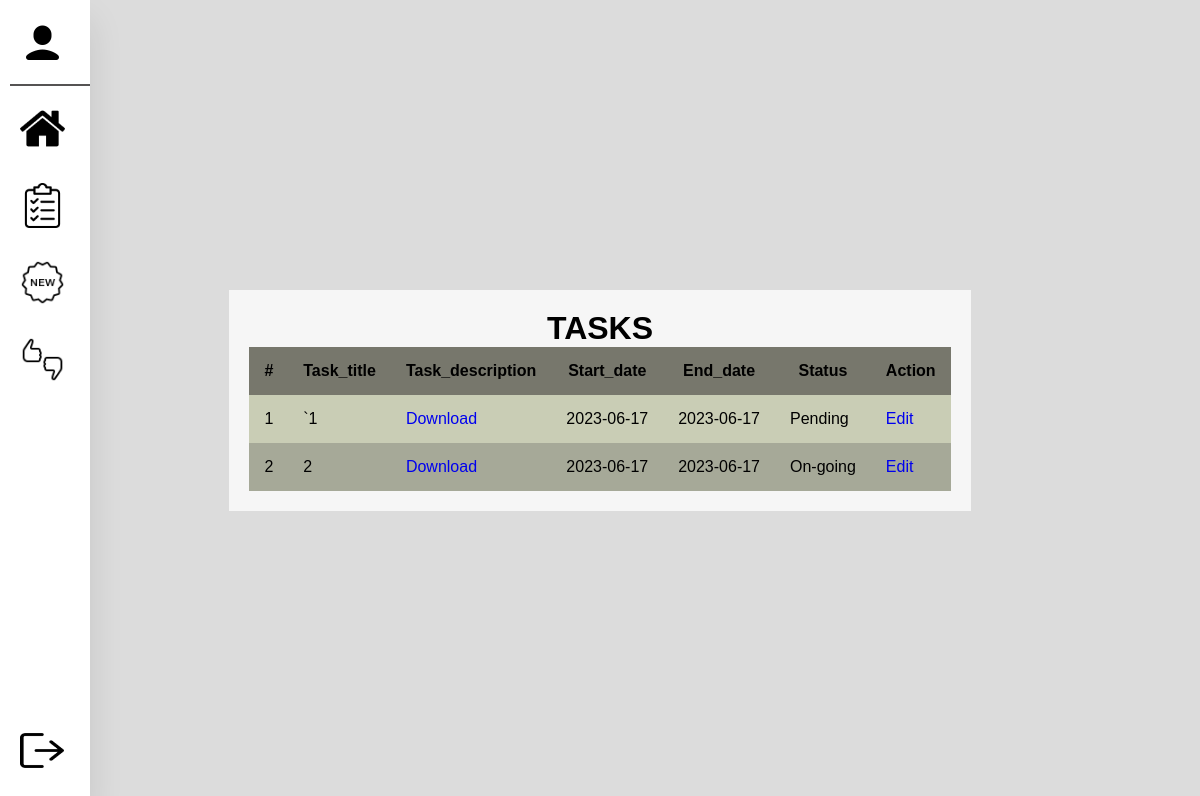
/Employeesite/task_employee.php (signed in), run on an earlier commit of the app's database.
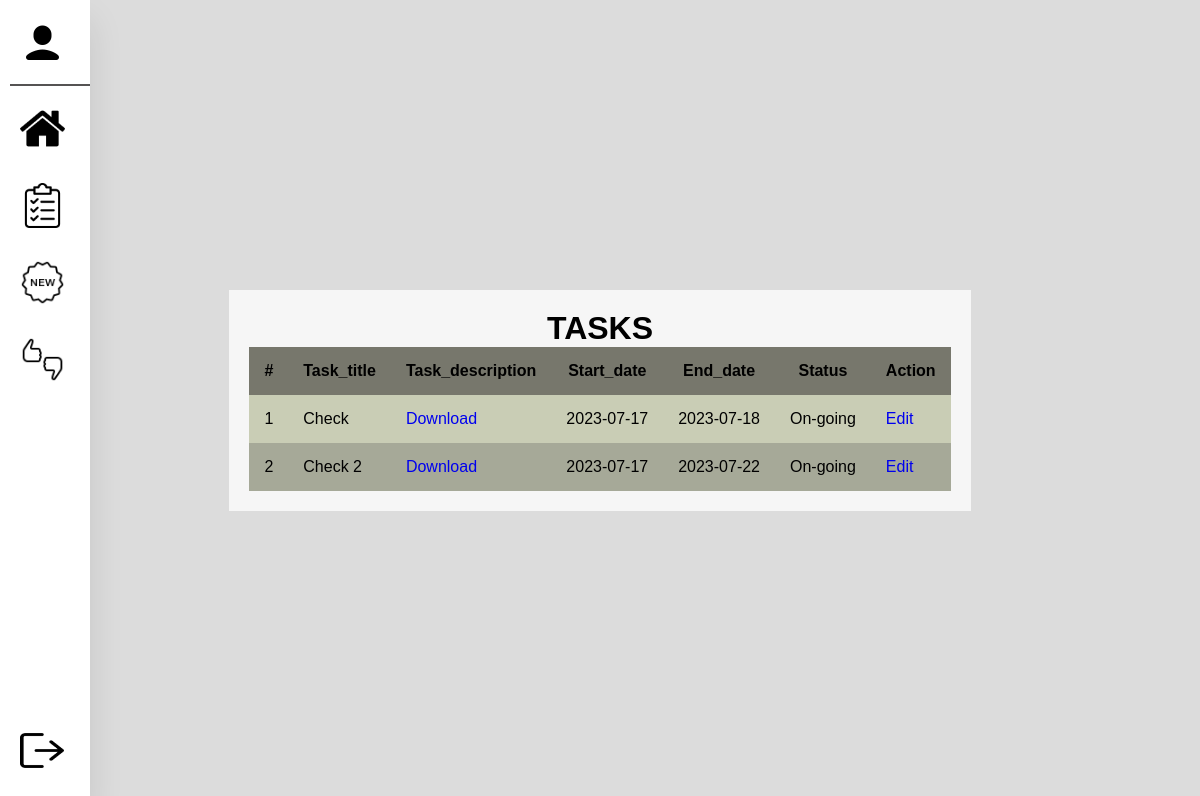
And on a later commit of the database.
### tables this page shows
CREATE TABLE `tasks` (
  `task_id` int(11) NOT NULL,
  `d_id` int(50) DEFAULT NULL,
  `task_title` varchar(50) DEFAULT NULL,
  `status` varchar(50) NOT NULL,
  `task_description` varchar(200) NOT NULL,
  `start_date` date NOT NULL,
  `end_date` date NOT NULL,
  `m_id` int(11) DEFAULT NULL,
  `e_id` int(11) DEFAULT NULL,
  `completed_task` tinyint(1) NOT NULL,
  `file_name` varchar(60) DEFAULT NULL,
  `feedback` varchar(500) DEFAULT NULL,
  `started_task` date DEFAULT NULL,
  `finished_task` date NOT NULL
);

### Employeesite/task_employee.php (the view, shortened to what this page needs)
<!DOCTYPE html>
<html lang="en">
  <head>
    <link rel="stylesheet" href="css/task_employee.css" />
  </head>
  <body>
    <?php  $conn = mysqli_connect("localhost","root","","workprogresstracker");
        if(isset($_SESSION['username']))
        {
         $sessionid =$_SESSION['id']
    ?>
    <nav>
      <ul>
        <li>
          <a href="http://localhost/work-progress-tracker/Work-progress-tracker/Employeesite/editself.php" class="logo first">
            <img src="icons_emp/user.png" alt="" />
          </a>
        </li>
        <li>
          <a href="http://localhost/work-progress-tracker/Work-progress-tracker/Employeesite/home_employee.php" class="logo">
            <img src="icons_emp/home.png" alt="" />
          </a>
        </li>
        <li>
          <a href="http://localhost/work-progress-tracker/Work-progress-tracker/Employeesite/task_employee.php" class="logo">
            <img src="icons_emp/task.png" alt="" />
          </a>
        </li>
        <li>
        <a href="http://localhost/work-progress-tracker/Work-progress-tracker/Employeesite/update_employee.php" class="logo">
            <img src="icons_emp/new.png" alt="" />
          </a>
        </li>
        <li>
          <a href="http://localhost/work-progress-tracker/Work-progress-tracker/Employeesite/feedback_home.php#" class="logo">
            <img src="icons_emp/feedback.png" alt="" />
          </a>
        </li>
        <li>
          <a href="../unsetvariable.php?unset=true" class="logo last">
            <img src="icons_emp/logout.png" style="width: 44px;height: 35px;" alt="" />
          </a>
        </li>
      </ul>
    </nav>
    <div id="container">
      <?php
              $sql = "Select * from tasks where e_id =$sessionid and (status='Pending' or status='On-going')";
              $result = mysqli_query($conn,$sql);
              ?>
              <div id="table_data">
            <table style="border: none; border-collapse: collapse;">
              <h1 style="text-align:center;">TASKS</h1>
              <tr>
                <th>#</th>
                <th>Task_title</th>
                <th>Task_description</th>
                <th>Start_date</th>
                <th>End_date</th>
                <th>Status</th>
                <th>Action</th>
              </tr>
                <?php
                $idnum=1;
                while($row = $result->fetch_assoc()){
                 if($result->num_rows < 0)
                 {
                  echo '';
                 }
                 else{
                  $task_id=$row['task_id'];
                ?>
              <tr>
                <td><?php echo $idnum?> </td>
                <td><?php echo $row['task_title'];?></td>
                <td><a href="./../description_tasks/<?php echo $row['task_description']?>" download >Download</a></td>
                <td><?php echo $row['start_date'];?></td>
                <td><?php echo $row['end_date'];?></td>
                <td><?php echo $row['status'];?></td>
                  <td><a href="task_action/edit_status_task.php?task_id=<?php echo $task_id; ?>">Edit</a></td>
              </tr>
              <?php
                $idnum++;
                }
              }
                ?>
            </table>
        </div>
    </div>
    <?php
        }
        else{
          echo "";
        }
        ?>
  </body>
</html>

### Employeesite/css/task_employee.css (style rules this page uses)
* { margin: 0; padding: 0; outline: none; text-decoration: none; box-sizing: border-box; font-family: "Poppins", sans-serif; }
body { background-color: #d9ff00; }
nav { position: absolute; top: 0; bottom: 0; height: 100%; left: 0; background: #fff; width: 90px; overflow: hidden; transition: width 0.2s linear; box-shadow: 0 20px 35px rgba(0, 0, 0, 0.1); }
.logo { text-align: center; display: flex; transition: all 0.5s ease; margin: 10px 0 0 10px; }
.logo img { width: 45px; height: 45px; }
.first { border-bottom: 2px solid; margin: 11px 0 10px 10px; }
.last { position: absolute; bottom: 10px; }
nav a { position: relative; color: rgb(85, 83, 83); display: table; width: 300px; padding: 10px; }
#container { width: 100%; height: 100vh; background-color: gainsboro; display: flex; justify-content: center; align-items: center; }
#table_data { width: auto; height: auto; margin: 30px; padding: 20px; background-color: #f6f6f6; }
tr:nth-child(even) { background-color: #b8bd9bb5; }
tr:nth-child(odd) { background-color: #6d725594; }
th { background-color: #77776c; }
th, td { padding: 15px; }

What changed in the data, as far as the page shows it:
removed tasks: task_title "`1", start_date "2023-06-17", end_date "2023-06-17", status "Pending"
removed tasks: task_title "2", start_date "2023-06-17", end_date "2023-06-17", status "On-going"
added tasks: task_title "Check", start_date "2023-07-17", end_date "2023-07-18", status "On-going"
added tasks: task_title "Check 2", start_date "2023-07-17", end_date "2023-07-22", status "On-going"
